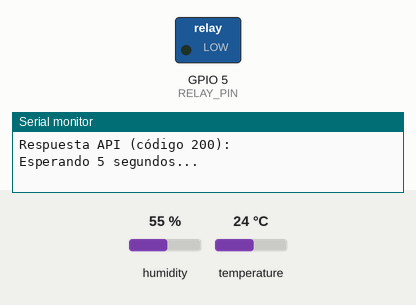
Recording of a sketch running on a simulated ESP32. Shown: switched loads named in the sketch (green lamp = pin HIGH), the last lines printed to the serial monitor. The test bench sets the inputs (shaded band); at power-on: temperature 24 °C, humidity 55 %. WiFi joins after 1.5 s; servers stay silent unless stated; uploads are accepted with an empty reply.

Above: at 2.8 s.
2.9 s: temperature set to 29.3 °C
8.7 s: temperature set to 30.5 °C
At 13.3 s:
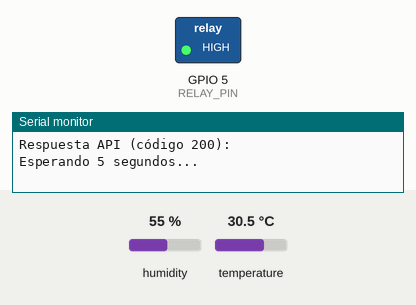
14.5 s: temperature set to 12 °C
At 17.9 s:
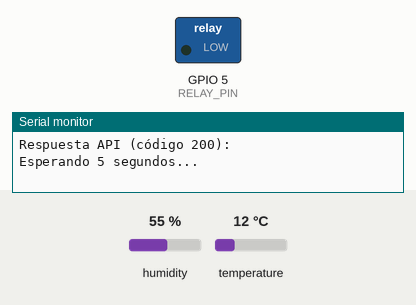
20.3 s: temperature set to 33 °C
At 23.7 s:
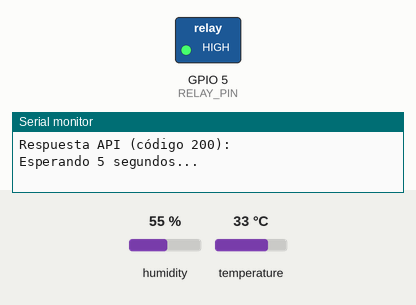
Timing chart, 0 to 25.2 s (numbered marks = the images above; inputs shaded):
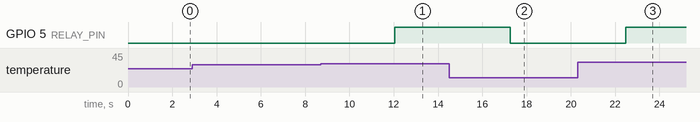

The sketch:

codigo.ino
```cpp
#include <WiFi.h>
#include <HTTPClient.h>
#include <DHT.h>

// Configuración WiFi (para Wokwi)
const char* ssid = "Wokwi-GUEST";
const char* password = "";

// URL de tu API
const String serverUrl = "https://api-node-js-iot-app-movil.onrender.com/temperatura";

// Tu JWT token (obtenlo de /login y pégalo aquí)
// IMPORTANTE: El token anterior está EXPIRADO. Genera uno nuevo con POST a /login en Postman.
const String token = "eyJhbGciOiJIUzI1NiIsInR5cCI6IkpXVCJ9.eyJpZCI6IjY4YTY3YjYwNTZlMzg1YzMzZTY1MjYwNyIsImlhdCI6MTc1NjQyODQ4NywiZXhwIjoxNzU2NTE0ODg3fQ.1Q1E20FwYCOXL1V9m06dV-wIA5jpJPVp2FpYlgO-xB4"; // ¡Reemplaza con un token válido!

// Pines y configuración DHT22
#define DHTPIN 2     // Pin DATA del DHT22 (GPIO2)
#define DHTTYPE DHT22
DHT dht(DHTPIN, DHTTYPE);

#define RELAY_PIN 5  // Pin del relé (GPIO5, controla LED que simula ventilador)

// Umbral para encender el ventilador
const float TEMP_THRESHOLD = 30.0;

// Configuración del dispositivo
const String dispositivoId = "ESP38"; // ID del dispositivo
const String ambiente = "AMBIENTE-CASA"; // Ambiente

void setup() {
  // Inicializar comunicación serial
  Serial.begin(115200);
  delay(100); // Pequeño retraso para asegurar que el Serial Monitor se inicialice
  Serial.println("=== Iniciando ESP32 - Proyecto Temperatura ===");
  Serial.println("Autor: Ian Gabriel Zuñiga");
  Serial.println("Inicializando sensor DHT22 y relé...");

  // Inicializar DHT22 y relé
  dht.begin();
  pinMode(RELAY_PIN, OUTPUT);
  digitalWrite(RELAY_PIN, LOW); // Relé apagado inicialmente (prueba con LOW)
  Serial.println("DHT22 y relé inicializados.");

  // Conectar a WiFi
  Serial.println("Conectando a WiFi: " + String(ssid));
  WiFi.begin(ssid, password);
  int wifiTimeout = 0;
  while (WiFi.status() != WL_CONNECTED && wifiTimeout < 20) {
    delay(500);
    Serial.print(".");
    wifiTimeout++;
  }
  if (WiFi.status() == WL_CONNECTED) {
    Serial.println(" Conectado a WiFi!");
    Serial.println("IP: " + WiFi.localIP().toString());
  } else {
    Serial.println(" Error: No se pudo conectar a WiFi!");
  }
}

void loop() {
  Serial.println("=== Ciclo de lectura ===");

  // Leer temperatura
  float temp = dht.readTemperature();
  if (isnan(temp)) {
    Serial.println("Error: No se pudo leer la temperatura del DHT22!");
    delay(5000);
    return;
  }

  Serial.print("Temperatura: ");
  Serial.print(temp);
  Serial.println(" °C");

  // Controlar relé (activa LED que simula ventilador)
  bool ventilador = temp > TEMP_THRESHOLD;
  if (ventilador) {
    digitalWrite(RELAY_PIN, HIGH); // Relé ON (prueba con HIGH para encender LED)
    Serial.println("Relé activado (ventilador simulado ON)");
  } else {
    digitalWrite(RELAY_PIN, LOW); // Relé OFF (prueba con LOW para apagar LED)
    Serial.println("Relé desactivado (ventilador simulado OFF)");
  }

  // Enviar datos a la API
  if (WiFi.status() == WL_CONNECTED) {
    Serial.println("Iniciando solicitud HTTP...");
    HTTPClient http;
    http.begin(serverUrl);
    http.addHeader("Content-Type", "application/json");
    http.addHeader("Authorization", "Bearer " + token);

    // Payload JSON con estado del ventilador
    String payload = "{\"temperatura\":" + String(temp) + ",\"ambiente\":\"" + ambiente + "\",\"idDispositivo\":\"" + dispositivoId + "\",\"ventilador\":" + (ventilador ? "true" : "false") + "}";
    Serial.println("Enviando a API: " + payload);

    int httpResponseCode = http.POST(payload);
    if (httpResponseCode > 0) {
      String response = http.getString();
      Serial.print("Respuesta API (código ");
      Serial.print(httpResponseCode);
      Serial.print("): ");
      Serial.println(response);
    } else {
      Serial.print("Error en POST: ");
      Serial.println(httpResponseCode);
      Serial.println("Verifica: ¿API online? ¿Token válido?");
    }
    http.end();
  } else {
    Serial.println("Error: WiFi desconectado");
  }

  Serial.println("Esperando 5 segundos...");
  delay(5000); // Espera 5 segundos
}
```

Measured:
- the behaviour switches between 30 and 30.1 °C on temperature (found by bisection; images 0 and 1)
- after the input at 8.7 s, GPIO 5 (RELAY_PIN): LOW → HIGH after 3.4 s
- after the input at 14.5 s, GPIO 5 (RELAY_PIN): HIGH → LOW after 2.8 s
- after the input at 20.3 s, GPIO 5 (RELAY_PIN): LOW → HIGH after 2.2 s
